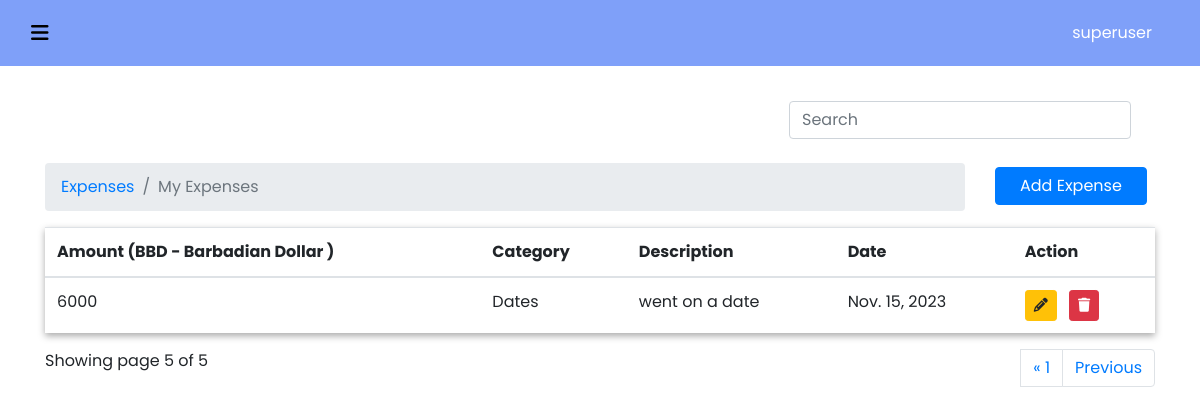
Page /pages/expenses/?page=5 (signed in) on the committed database.
### userprefrences/models.py (models this page shows, shortened)
class UserPreference(models.Model):
    user = models.OneToOneField(to=User, on_delete=models.CASCADE,)
    currency = models.CharField(max_length=255, blank = True, null=True)

### expenses/models.py (models this page shows, shortened)
class Expense(models.Model):
    id = models.UUIDField(primary_key=True, default=uuid.uuid4 , editable=False)
    category = models.ForeignKey(Category, on_delete=models.CASCADE, null=True, blank=True)
    amount = models.PositiveIntegerField(default=0)
    date = models.DateField(default=now)
    description = models.TextField(null=True, blank=True)
    owner = models.ForeignKey(to=User, on_delete=models.CASCADE, null=True, blank=True)
    class Meta:
        ordering:['-date']

class Category(models.Model):
    id = models.UUIDField(primary_key=True, default=uuid.uuid4 , editable=False)
    name= models.CharField(max_length=255, null=True, blank=True)
    def __str__(self):
        return f'{self.name}'
    class Meta:
        verbose_name_plural = 'Categories'

### expenses/views.py (the view)
# urls.py: path('pages/', include('expenses.urls')),
@login_required(login_url='/registration/login')
def expenses(request):
    categories = Category.objects.all()
    expenses = Expense.objects.filter(owner=request.user)
    paginator = Paginator(expenses, 2)
    page_number = request.GET.get('page')
    page_obj =Paginator.get_page(paginator,page_number)
    currency = UserPreference.objects.get(user=request.user).currency
    context={
        'categories':categories,
        'expenses':expenses,
        'page_obj':page_obj,
        'currency':currency,
    }
    return render(request, 'expenses/expenses.html',context)

### templates/expenses/expenses.html (shortened to what this page needs)
{%extends 'partials/base.html'%}
{% load static %}
{% block content %}
    <div class="row">
        <div class="col-md-12 col-sm-12 mb-4">
            <form class="form-inline float-right mr-3" method="post">
                <input class="form-control mr-sm-2" id="searchField" type="search" placeholder="Search" aria-label="Search">
            </form>
        </div>
    </div>
    <div class="row">
        <div class="col-md-10">
            <nav aria-label="breadcrumb">
                <ol class="breadcrumb">
                <li class="breadcrumb-item"><a href="">Expenses</a></li>
                <li class="breadcrumb-item active" aria-current="page">My Expenses</li>
                </ol>
            </nav>
        </div>
        <div class="col-md-2 mt-1 ">
            <a href="{% url 'add_expense' %}" class="btn btn-primary pl-4 pr-4"> Add Expense </a>
        </div>
    </div>
    <div class="row">
        <div class="col-md-12">
            {% if expenses.count %}
            <table class="table table-stiped table-hover" style="box-shadow: 0 3px 7px rgb(170, 170, 170);">
                <thead>
                    <tr>
                        <th>Amount ({{currency}})</th>
                        <th>Category</th>
                        <th>Description</th>
                        <th>Date</th>
                        <th>Action</th>
                    </tr>
                </thead>
                <tbody>
                    {% for expense in page_obj %}
                    <tr>
                        <td> {{expense.amount}} </td>
                        <td> {{expense.category}} </td>
                        <td> {{expense.description}} </td>
                        <td> {{expense.date}} </td>
                        <td>
                            <a href=" {% url 'edit_expense' expense.id %} " class="btn btn-warning btn-sm py-1 pl-2 pr-2 mr-2"><i class="fa fa-pencil"></i></a>
                            <a href=" {% url 'edit_expense' expense.id %} " class="btn btn-danger btn-sm py-1 pl-2 pr-2"><i class="fa fa-trash"></i></a>
                        </td>
                    </tr>
                    {% endfor %}
                </tbody>
            </table>
            {% endif %}
            <div class="row">
                <div class="col-md-6 col-sm-6 float-left">
                    <p class="text-left">Showing page {{page_obj.number}} of {{page_obj.paginator.num_pages}} </p>
                </div>
                <div class="col-md-6 col-sm-6 float-right ">
                    <ul class="pagination float-right">
                        {% if page_obj.has_previous %}
                        <li {%if page_obj.number == 1%} class="page-item active" {%endif%}>
                          <a class="page-link" href="?page=1" >&laquo; 1</a>
                        </li>
                        <li class="page-item">
                            <a class="page-link" href="?page={{page_obj.previous_page_number}}">Previous</a>
                        </li>
                        {%endif%}
                    </ul>
                </div>
            </div>
        </div>
    </div>
{%endblock%}

### templates/partials/base.html (shortened to what this page needs)
{% load static %}
<!DOCTYPE html>
<html lang="en">
<head>
    <link rel="stylesheet" href="{%static 'css/style.css'%}">
    <link rel="stylesheet" href="{%static 'css/dashboard.css'%}">
    <link rel="stylesheet" href="https://cdn.jsdelivr.net/npm/bootstrap@4.0.0/dist/css/bootstrap.min.css">
    <link rel="stylesheet" href="https://cdnjs.cloudflare.com/ajax/libs/font-awesome/6.4.2/css/all.min.css">
</head>
<body>
  <nav class="navbar navbar-expand-lg fixed-top">
    <button class="openbtn btn btn-outline-success" onclick="openNav()"><i class="fa-solid fa-bars" style="color: black; "></i></button>
    <div class="collapse navbar-collapse" id="navbarSupportedContent" >
      <ul class="navbar-nav ml-auto" >
        <li class="nav-item active">
          <a class="nav-link mr-4" style="color: white;" href="#">{{user.username}} <span class="sr-only">(current)</span></a>
        </li>
      </ul>
    </div>
  </nav>
    <div class="container" style="margin-top: 100px;font-family: poppins;">
      {% include 'partials/mess.html' %}
      {%block content%}
      {%endblock%}
    </div>
</body>
</html>

### static/css/style.css (style rules this page uses)
body { background-color: black; }

### static/css/dashboard.css (style rules this page uses)
body { font-size: .875rem; }

### templates/partials/base.html (style rules this page uses)
body { font-family: poppins; }
.openbtn { font-size: 20px; cursor: pointer; color: white; padding: 10px 15px; border: none; }
.navbar { background-color: #7fa0f9 !important; }

### rows in the picture
UserPreference: currency "BBD - Barbadian Dollar"
Expense: amount "6000", category "Dates", description "went on a date", date "Nov. 15, 2023"

### other values in the picture
{{ user.username }} "superuser"
{{ page_obj.number }} "5"
{{ page_obj.paginator.num_pages }} "5"
